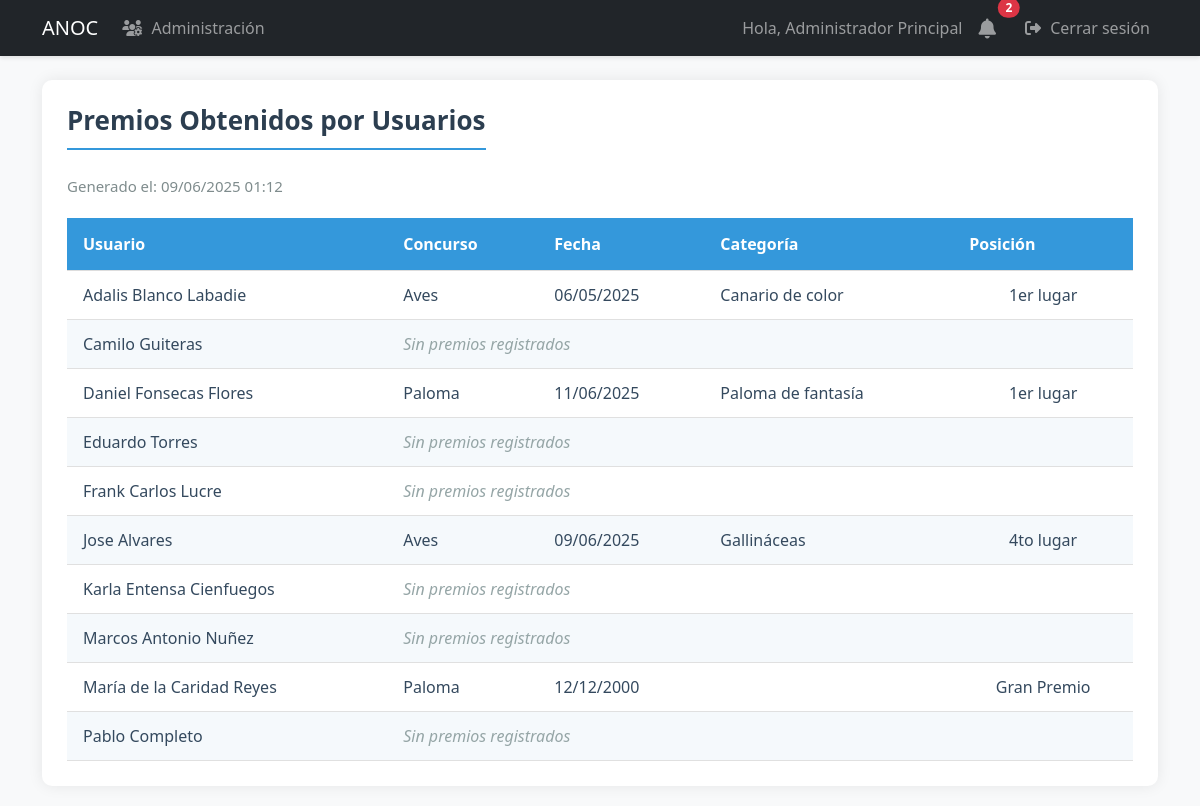
/reports/awards (signed in), run on an earlier commit of the app's database.
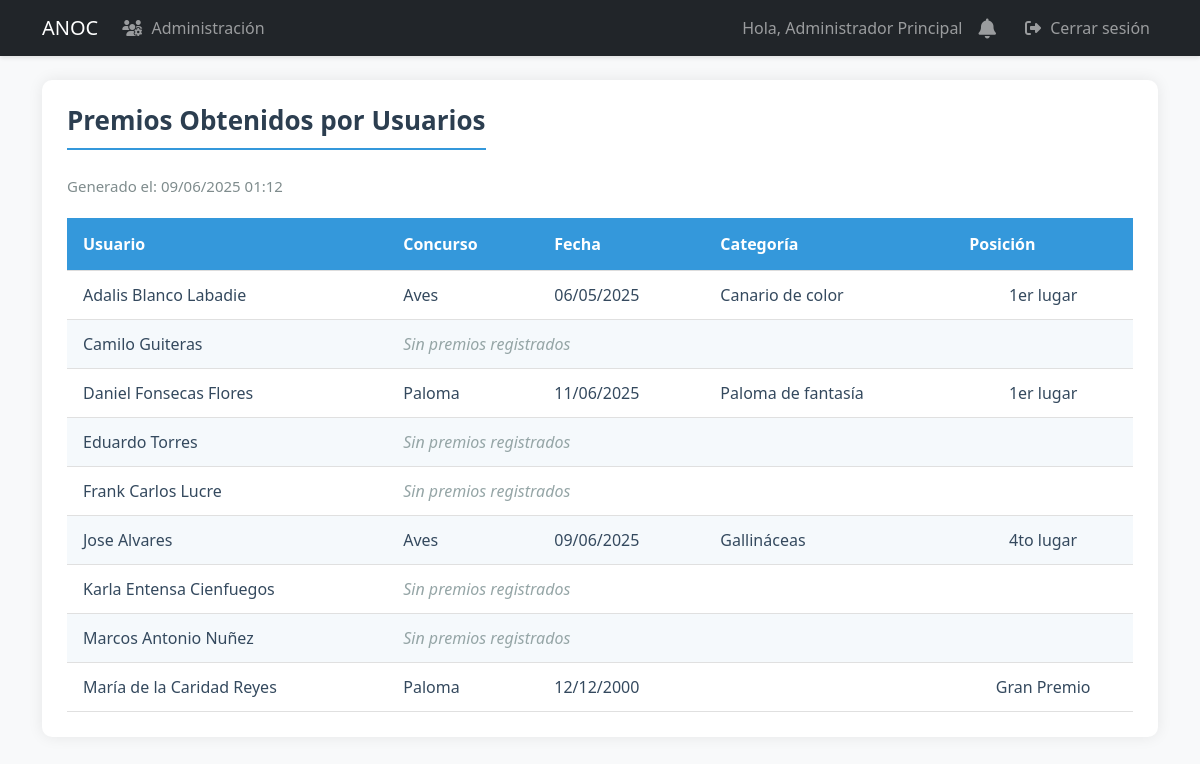
And on a later commit of the database.
### models.py (models this page shows, shortened)
class User(UserMixin, db.Model):
    id = db.Column(db.Integer, primary_key=True)
    username = db.Column(db.String(80), unique=True, nullable=False, index=True)
    email = db.Column(db.String(120), unique=True, nullable=False, index=True)
    password_hash = db.Column(db.String(128))
    role = db.Column(db.String(20), default='user')  # 'admin', 'specialist', 'dependiente', 'user'
    is_associated = db.Column(db.Boolean, default=False, nullable=False)
    full_name = db.Column(db.String(100), nullable=False)
    phone = db.Column(db.String(20), nullable=False)
    profile_image = db.Column(db.String(255))  # Ruta de la imagen de perfil
    last_login = db.Column(db.DateTime)  # Fecha del último inicio de sesión
    is_active = db.Column(db.Boolean, default=True)  # Para manejar cuentas activas/inactivas
    address = db.Column(db.String(200))  # Nuevo campo para dirección
    birds = db.relationship('UserBirds', backref='user', lazy=True, cascade='all, delete-orphan')
    awards = db.relationship('Award', backref='user', lazy=True, cascade='all, delete-orphan')
    notifications = db.relationship('Notification', backref='user', lazy=True)

class Award(db.Model):
    id = db.Column(db.Integer, primary_key=True)
    user_id = db.Column(db.Integer, db.ForeignKey('user.id'), nullable=False)
    contest_name = db.Column(db.String(200), nullable=False)
    award_date = db.Column(db.Date, nullable=False)
    description = db.Column(db.Text)
    category = db.Column(db.String(100))  # Categoría en la que se ganó el premio
    position = db.Column(db.String)  # Posición obtenida (1ro, 2do, etc.)

### app.py (the view)
@app.route('/reports/awards')
@login_required
def awards_report():
    if current_user.role not in ['admin', 'specialist']:
        abort(403)
    associates = db.session.execute(
        select(User)
        .where(User.is_associated == True)
        .order_by(User.full_name)
        .options(db.subqueryload(User.awards))  # Cambiado a subqueryload
    ).scalars().unique().all()  # Añadido unique() y all()
    return render_template('reports/awards_report.html',
                         associates=associates,
                         now=datetime.utcnow())

### app.py (called while the page is built)
@login_manager.user_loader
def load_user(user_id):
    return db.session.get(User, int(user_id))

### templates/reports/awards_report.html (shortened to what this page needs)
{% extends "base.html" %}
{% block content %}
<div class="report-container">
    <h2 class="report-title">Premios Obtenidos por Usuarios</h2>
    <div class="report-header">
        <div class="report-meta">
            <span>Generado el: {{ now.strftime('%d/%m/%Y %H:%M') }}</span>
        </div>
    </div>
    <table class="report-table">
        <thead>
            <tr>
                <th>Usuario</th>
                <th>Concurso</th>
                <th>Fecha</th>
                <th>Categoría</th>
                <th>Posición</th>
            </tr>
        </thead>
        <tbody>
            {% for user in associates %}
                {% for award in user.awards %}
                <tr>
                    <td>{{ user.full_name }}</td>
                    <td>{{ award.contest_name }}</td>
                    <td>{{ award.award_date.strftime('%d/%m/%Y') }}</td>
                    <td>{{ award.category }}</td>
                    <td class="text-center">{{ award.position }}</td>
                </tr>
                {% else %}
                <tr>
                    <td>{{ user.full_name }}</td>
                    <td colspan="4" class="text-muted">Sin premios registrados</td>
                </tr>
                {% endfor %}
            {% endfor %}
        </tbody>
    </table>
</div>
{% endblock %}

### templates/base.html (shortened to what this page needs)
<!DOCTYPE html>
<html lang="es">
<head>
    <link href="https://cdn.jsdelivr.net/npm/bootstrap@5.3.0/dist/css/bootstrap.min.css" rel="stylesheet">
    <link href="https://cdnjs.cloudflare.com/ajax/libs/font-awesome/6.4.0/css/all.min.css" rel="stylesheet">
    <link rel="stylesheet" href="{{ url_for('static', filename='css/styles.css') }}">
</head>
<body>
    <nav class="navbar navbar-expand-lg navbar-dark bg-dark">
        <div class="container">
            <a class="navbar-brand" href="{{ url_for('dashboard') }}">ANOC</a>
            <div class="collapse navbar-collapse" id="navbarNav">
                <ul class="navbar-nav me-auto">
                    {% if current_user.is_authenticated and current_user.role == 'admin' %}
                        <li class="nav-item">
                            <a class="nav-link" href="{{ url_for('admin_users') }}">
                                <i class="fas fa-users-cog"></i> Administración
                            </a>
                        </li>
                    {% endif %}
                </ul>
                <ul class="navbar-nav">
                    {% if current_user.is_authenticated %}
                        <li class="nav-item">
                            <span class="nav-link">Hola, {{ current_user.full_name }}</span>
                        </li>
                        <li class="nav-item position-relative me-2">
                            <a class="nav-link" href="{{ url_for('notifications') }}">
                                <i class="fas fa-bell fa-lg"></i>
                                {% if current_user.is_authenticated %}
                                    {% set unread_count = get_unread_notifications_count(current_user.id) %}
                                    {% if unread_count > 0 %}
                                        <span class="position-absolute top-0 start-100 translate-middle badge rounded-pill bg-danger">
                                            {{ unread_count }}
                                        </span>
                                    {% endif %}
                                {% endif %}
                            </a>
                        </li>
                        <li class="nav-item">
                            <a class="nav-link" href="{{ url_for('logout') }}">
                                <i class="fas fa-sign-out-alt"></i> Cerrar sesión
                            </a>
                        </li>
                    {% else %}
                        <li class="nav-item">
                            <a class="nav-link" href="{{ url_for('login') }}">
                                <i class="fas fa-sign-in-alt"></i> Iniciar sesión
                            </a>
                        </li>
                    {% endif %}
                </ul>
            </div>
        </div>
    </nav>
    <div class="container mt-4">
        {% block content %}{% endblock %}
    </div>
</body>
</html>

What changed in the data, as far as the page shows it:
no longer on this page (row edited): User: full_name "Pablo Completo"
Also different on the page:
{{ unread_count }}: "2" → (not shown)
